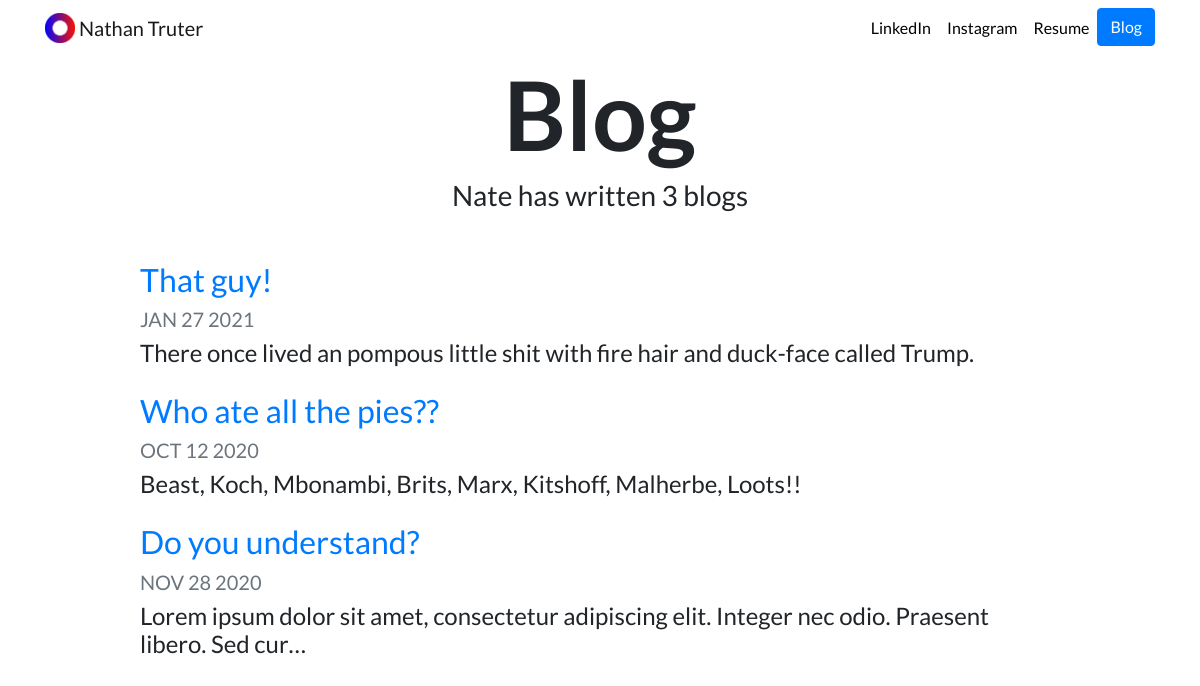
The page /blog/ on the database as committed earlier.
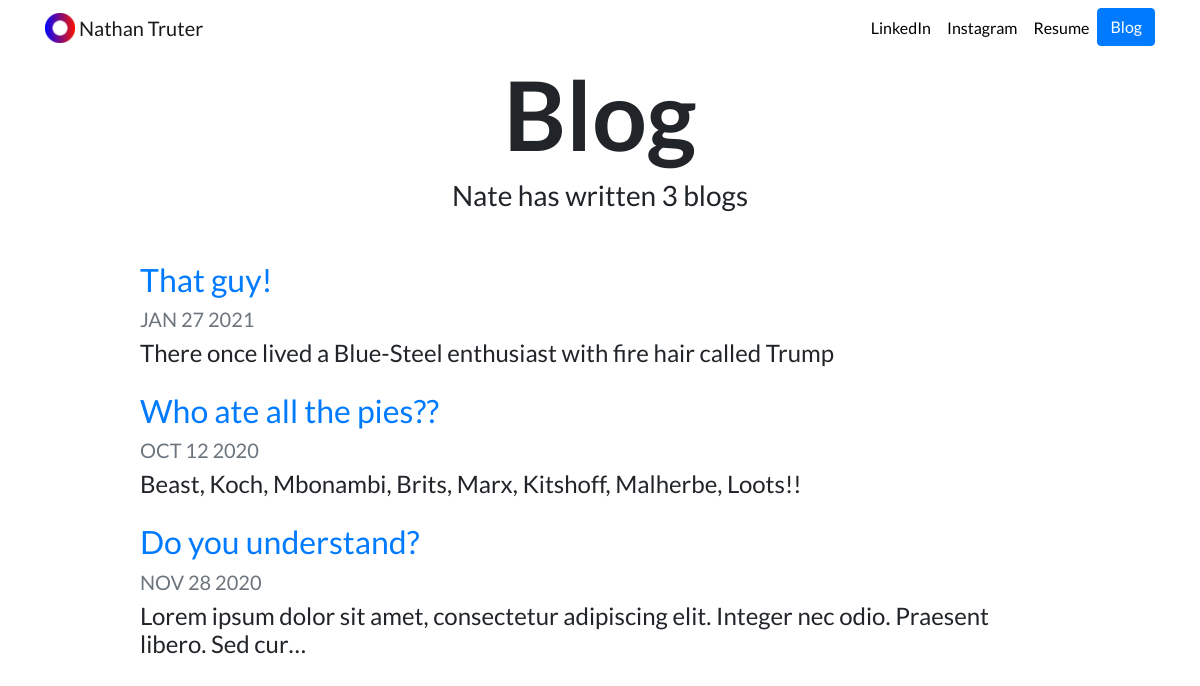
The same page on the database as committed later.
### blog/models.py (models this page shows, shortened)
class Blog(models.Model):
    title = models.CharField(max_length = 200)
    date = models.DateField()
    description = models.TextField()

### blog/views.py (the view)
# urls.py: path('', views.all_blogs, name='all_blogs'),
def all_blogs(request):
    blogs = Blog.objects.all()
    return render(request, 'blog/all_blogs.html', {'blogs':blogs})

### blog/templates/blog/all_blogs.html
{% extends "portfolio/base.html" %}
{% load static %}
{% block content %}
<h1 id="blogtitle" class="font-weight-bold text-center">Blog</h1>
<h3 class="text-center mb-5">Nate has written {{ blogs.count }} blog{{ blogs.count|pluralize }}</h3>
{% for blog in blogs %}
<div class="row justify-content-center my-3">
  <div class="col-md-10">
    <a href="{% url 'blog:detail' blog.id %}">
      <h2>{{ blog.title }}</h2>
    </a>
    <h5 class="text-muted">{{ blog.date|date:'M d Y'|upper }}</h5>
    <h4>{{ blog.description|striptags|truncatechars:100 }}</h4>
  </div>
</div>
{% endfor %}
{% endblock %}

Rows that differ between the two databases and show on the page:
changed Blog "That guy!": description "There once lived an pompous little shit with fire hair and duck-face called Trump." → "There once lived a Blue-Steel enthusiast with fire hair called Trump"
